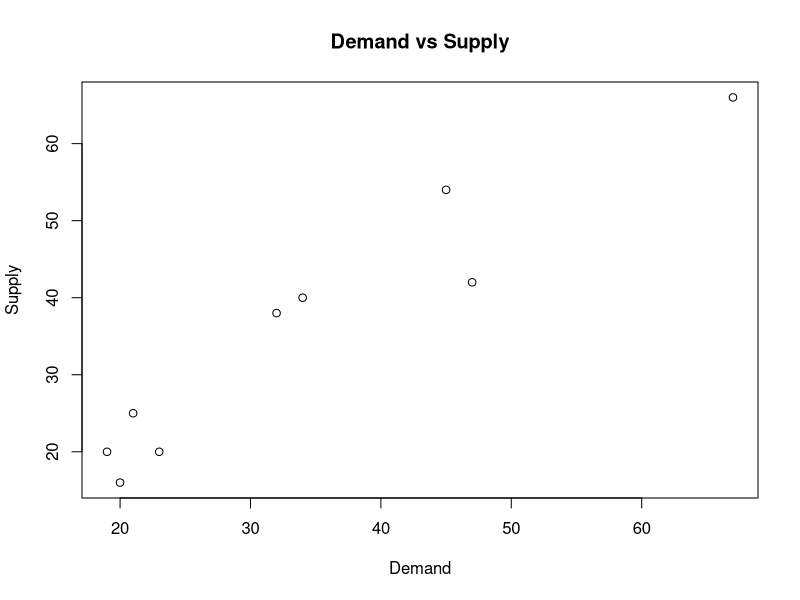

Reproduce this figure in R.
##SLIP - 7
##Q.1
name <- c("A","B","C","D","E")
gender <- c("M","F","M","F","M")
age <- c(25,30,28,22,35)
desg <- c("Dev","HR","Mgr","Dev","CEO")

df <- data.frame(name,gender,age,desg)

df[order(df$name),]

##Q.2
d <- c(20,32,45,21,19,23,47,67,34)
s <- c(16,38,54,25,20,20,42,66,40)

cor(d,s)

plot(d,s, main="Demand vs Supply",
     xlab="Demand",
     ylab="Supply")
